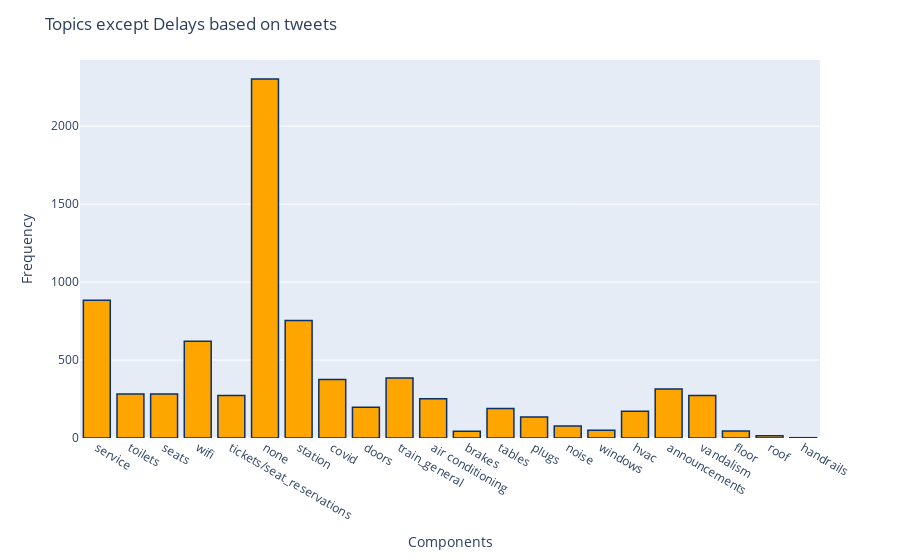

The cell this chart's notebook holds for it:
### Code cell
# Plotting tweets without delay component
tweetnodelay = tweet[tweet["topic"] != "delays"]
# Plotting the histogram
# Product Scores
fig = px.histogram(tweetnodelay, x="topic")
fig.update_traces(marker_color="orange",marker_line_color='rgb(8,48,107)',
                  marker_line_width=1.5)
fig.update_layout(title_text='Topics except Delays based on tweets',xaxis_title="Components",
    yaxis_title="Frequency")
fig.show()

### Figure 1 — Plotly figure (JSON) as saved in the notebook; plotly's stock layout.template omitted (floating-point values rounded to 4 significant figures; data arrays with more than 128 entries replaced by an {"elided": "..."} marker saying what was removed)
{"data": [{"alignmentgroup": "True", "bingroup": "x", "hovertemplate": "topic=%{x}<br>count=%{y}<extra></extra>", "legendgroup": "", "marker": {"color": "orange", "line": {"color": "rgb(8,48,107)", "width": 1.5}, "pattern": {"shape": ""}}, "name": "", "offsetgroup": "", "orientation": "v", "showlegend": false, "type": "histogram", "x": {"elided": "7926 str values"}, "xaxis": "x", "yaxis": "y"}], "layout": {"barmode": "relative", "legend": {"tracegroupgap": 0}, "margin": {"t": 60}, "title": {"text": "Topics except Delays based on tweets"}, "xaxis": {"anchor": "y", "domain": [0, 1], "title": {"text": "Components"}}, "yaxis": {"anchor": "x", "domain": [0, 1], "title": {"text": "Frequency"}}}}
